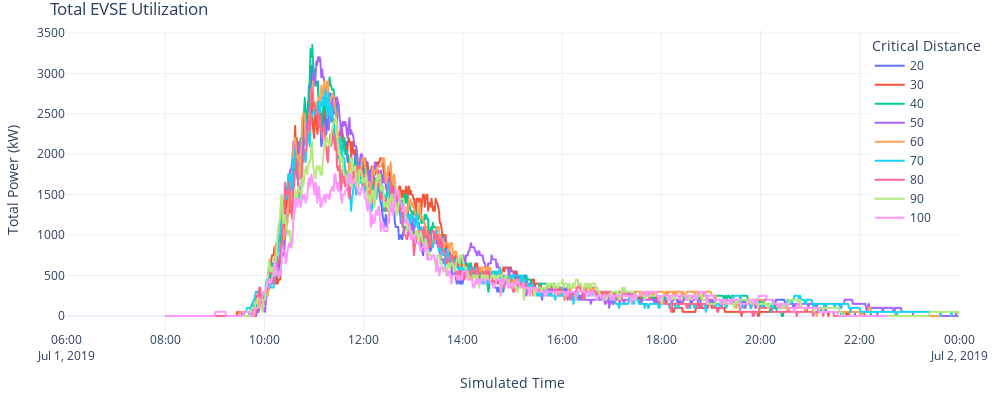

Notebook cell for this chart:
### Markdown cell above
#### 5.4 EVSE Utilization

### Code cell
fig = px.line(evse_util[evse_util['critical_dist'] > 10], x="datetime", y="total_power", color='critical_dist', labels={"critical_dist": 'Critical Distance'}, range_x=['2019-07-01 06:00','2019-07-02'])
fig.update_layout(title="Total EVSE Utilization",
                  yaxis_title="Total Power (kW)", 
                  xaxis_title="Simulated Time", 
                  uniformtext_minsize=8, 
                  uniformtext_mode='hide', 
                  width=1000, 
                  height=400, 
                  margin=dict(l=20, r=20, t=30, b=20), template='plotly_white', legend=dict(
    # yanchor="top",
    y=0.99,
    # xanchor="right",
    x=0.9
)
                  )
fig.show()

### Figure 1 — Plotly figure (JSON) as saved in the notebook; plotly's stock layout.template omitted (floating-point values rounded to 4 significant figures; data arrays with more than 128 entries replaced by an {"elided": "..."} marker saying what was removed)
{"data": [{"hovertemplate": "Critical Distance=20<br>datetime=%{x}<br>total_power=%{y}<extra></extra>", "legendgroup": "20", "line": {"color": "#636efa", "dash": "solid"}, "mode": "lines", "name": "20", "showlegend": true, "type": "scattergl", "x": {"elided": "975 str values"}, "xaxis": "x", "y": {"elided": "975 int values"}, "yaxis": "y"}, {"hovertemplate": "Critical Distance=30<br>datetime=%{x}<br>total_power=%{y}<extra></extra>", "legendgroup": "30", "line": {"color": "#EF553B", "dash": "solid"}, "mode": "lines", "name": "30", "showlegend": true, "type": "scattergl", "x": {"elided": "932 str values"}, "xaxis": "x", "y": {"elided": "932 int values"}, "yaxis": "y"}, {"hovertemplate": "Critical Distance=40<br>datetime=%{x}<br>total_power=%{y}<extra></extra>", "legendgroup": "40", "line": {"color": "#00cc96", "dash": "solid"}, "mode": "lines", "name": "40", "showlegend": true, "type": "scattergl", "x": {"elided": "929 str values"}, "xaxis": "x", "y": {"elided": "929 int values"}, "yaxis": "y"}, {"hovertemplate": "Critical Distance=50<br>datetime=%{x}<br>total_power=%{y}<extra></extra>", "legendgroup": "50", "line": {"color": "#ab63fa", "dash": "solid"}, "mode": "lines", "name": "50", "showlegend": true, "type": "scattergl", "x": {"elided": "1023 str values"}, "xaxis": "x", "y": {"elided": "1023 int values"}, "yaxis": "y"}, {"hovertemplate": "Critical Distance=60<br>datetime=%{x}<br>total_power=%{y}<extra></extra>", "legendgroup": "60", "line": {"color": "#FFA15A", "dash": "solid"}, "mode": "lines", "name": "60", "showlegend": true, "type": "scattergl", "x": {"elided": "937 str values"}, "xaxis": "x", "y": {"elided": "937 int values"}, "yaxis": "y"}, {"hovertemplate": "Critical Distance=70<br>datetime=%{x}<br>total_power=%{y}<extra></extra>", "legendgroup": "70", "line": {"color": "#19d3f3", "dash": "solid"}, "mode": "lines", "name": "70", "showlegend": true, "type": "scattergl", "x": {"elided": "1078 str values"}, "xaxis": "x", "y": {"elided": "1078 int values"}, "yaxis": "y"}, {"hovertemplate": "Critical Distance=80<br>datetime=%{x}<br>total_power=%{y}<extra></extra>", "legendgroup": "80", "line": {"color": "#FF6692", "dash": "solid"}, "mode": "lines", "name": "80", "showlegend": true, "type": "scattergl", "x": {"elided": "887 str values"}, "xaxis": "x", "y": {"elided": "887 int values"}, "yaxis": "y"}, {"hovertemplate": "Critical Distance=90<br>datetime=%{x}<br>total_power=%{y}<extra></extra>", "legendgroup": "90", "line": {"color": "#B6E880", "dash": "solid"}, "mode": "lines", "name": "90", "showlegend": true, "type": "scattergl", "x": {"elided": "991 str values"}, "xaxis": "x", "y": {"elided": "991 int values"}, "yaxis": "y"}, {"hovertemplate": "Critical Distance=100<br>datetime=%{x}<br>total_power=%{y}<extra></extra>", "legendgroup": "100", "line": {"color": "#FF97FF", "dash": "solid"}, "mode": "lines", "name": "100", "showlegend": true, "type": "scattergl", "x": {"elided": "873 str values"}, "xaxis": "x", "y": {"elided": "873 int values"}, "yaxis": "y"}], "layout": {"height": 400, "legend": {"title": {"text": "Critical Distance"}, "tracegroupgap": 0, "x": 0.9, "y": 0.99}, "margin": {"b": 20, "l": 20, "r": 20, "t": 30}, "title": {"text": "Total EVSE Utilization"}, "uniformtext": {"minsize": 8, "mode": "hide"}, "width": 1000, "xaxis": {"anchor": "y", "domain": [0, 1], "range": ["2019-07-01 06:00", "2019-07-02"], "title": {"text": "Simulated Time"}, "type": "date"}, "yaxis": {"anchor": "x", "autorange": true, "domain": [0, 1], "range": [-186.1, 3536.0], "title": {"text": "Total Power (kW)"}, "type": "linear"}}}
